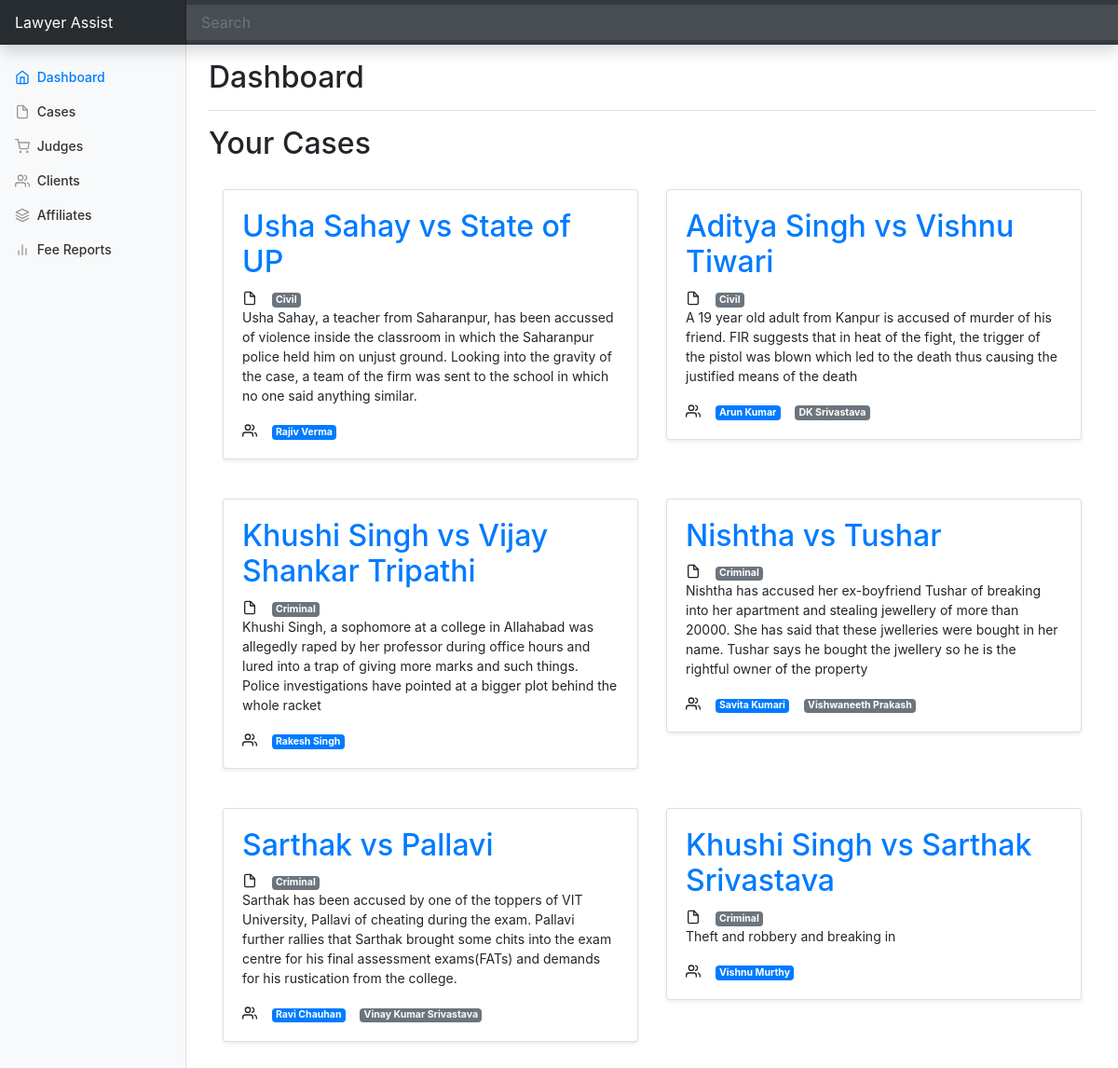
/dashboard/index.php, run on the app's committed database.
### tables this page shows
CREATE TABLE `cases` (
  `caseid` int(4) NOT NULL AUTO_INCREMENT,
  `caseyear` int(4) NOT NULL,
  `party1` varchar(55) NOT NULL,
  `party2` varchar(55) NOT NULL,
  `affiliatedcounsel` varchar(55) NOT NULL,
  `casedescription` varchar(1024) NOT NULL,
  PRIMARY KEY (`caseid`)
);

CREATE TABLE `case_con` (
  `caseid` int(4) NOT NULL,
  `casetype` varchar(44) NOT NULL
);

CREATE TABLE `court` (
  `courtid` int(4) NOT NULL AUTO_INCREMENT,
  `courtname` varchar(55) NOT NULL,
  `courttype` varchar(55) NOT NULL,
  `casesinthecourt` varchar(127) DEFAULT NULL,
  `court_description` varchar(511) NOT NULL,
  `court_priority` varchar(10) NOT NULL,
  PRIMARY KEY (`courtid`)
);

### dashboard/index.php (the view, shortened to what this page needs)
<!doctype html>
<html lang="en">
  <head>
<link href="../assets/dist/css/bootstrap.min.css" rel="stylesheet">
    <link href="dashboard.css" rel="stylesheet">
  </head>
  <body>
    <nav class="navbar navbar-dark sticky-top bg-dark flex-md-nowrap p-0 shadow">
  <a class="navbar-brand col-md-3 col-lg-2 mr-0 px-3" href="#">Lawyer Assist</a>
  <input class="form-control form-control-dark w-100" type="text" placeholder="Search" aria-label="Search">
</nav>
<div class="container-fluid">
  <div class="row">
    <nav id="sidebarMenu" class="col-md-3 col-lg-2 d-md-block bg-light sidebar collapse">
      <div class="sidebar-sticky pt-3">
        <ul class="nav flex-column">
          <li class="nav-item">
            <a class="nav-link active" href="#">
              <span data-feather="home"></span>
              Dashboard <span class="sr-only">(current)</span>
            </a>
          </li>
          <li class="nav-item">
            <a class="nav-link" href="readcases.php">
              <span data-feather="file"></span>
              Cases
            </a>
          </li>
          <li class="nav-item">
            <a class="nav-link" href="../album/judges.php">
              <span data-feather="shopping-cart"></span>
              Judges
            </a>
          </li>
          <li class="nav-item">
            <a class="nav-link" href="../album/client.php">
              <span data-feather="users"></span>
              Clients
            </a>
          </li>
          <li class="nav-item">
            <a class="nav-link" href="../album/affiliates.php">
              <span data-feather="layers"></span>
              Affiliates
            </a>
          </li>
          <li class="nav-item">
            <a class="nav-link" href="fees.php">
              <span data-feather="bar-chart-2"></span>
              Fee Reports
            </a>
          </li>
        </ul>
      </div>
    </nav>
    <main role="main" class="col-md-9 ml-sm-auto col-lg-10 px-md-4">
      <div class="d-flex justify-content-between flex-wrap flex-md-nowrap align-items-center pt-3 pb-2 mb-3 border-bottom">
        <h1 class="h2">Dashboard</h1>
      </div>
      <h2>Your Cases</h2></br>
      <div class="container">
        <div class="row">
      <?php
$servername = "localhost:8889";
$username = "root";
$password = "vashuhero1";
$dbname = "lawyer";
$conn = new mysqli($servername, $username, $password, $dbname);
$sql = "SELECT * FROM cases";
$result = $conn->query($sql);
if ($result->num_rows > 0) {
  while($row = $result->fetch_assoc()) {
    $id=$row['caseid'];
    $sql1 = "SELECT * FROM case_con WHERE caseid=$id";
    $result1 = $conn->query($sql1);
    $row1=$result1->fetch_assoc();
    $sql2 = "SELECT * FROM court WHERE casesinthecourt=$id";
    $result2 = $conn->query($sql2);
    $row2=$result2->fetch_assoc();
    echo '<div class="col-md-6">
          <div class="card mb-6 shadow-sm">
            <div class="card-body">
            <h2><a href=cases.php?id='.$id.'>'.$row[party1].' vs '.$row[party2].'</a></h2>
            <span data-feather="file"></span>&nbsp;&nbsp;&nbsp;
            <a href=casetype.php?casetype='.$row1['casetype'].'>'.'<span class="badge badge-secondary">'.$row1['casetype'].'</span></a>
            <p>'.$row['casedescription'].'</p>
            <span data-feather="users"></span>&nbsp;&nbsp;&nbsp;
            <span class="badge badge-primary">'.$row['affiliatedcounsel'].'</span>&nbsp;&nbsp;&nbsp;
            <a href=judge.php>'.'<span class="badge badge-secondary">'.$row2['courtname'].'</span></a>
            </div>
          </div>
          </br>
          </br>
        </div>';
  }
} else {
  echo "0 results";
}
?>
</div>
</div>
    </main>
  </div>
</div>
        <script src="dashboard.js"></script></body>
</html>

### dashboard/dashboard.css (style rules this page uses)
body { font-size: .875rem; }
.feather { width: 16px; height: 16px; vertical-align: text-bottom; }
.sidebar { position: fixed; top: 0; bottom: 0; left: 0; z-index: 100; padding: 48px 0 0; box-shadow: inset -1px 0 0 rgba(0, 0, 0, .1); }
.sidebar-sticky { position: relative; top: 0; height: calc(100vh - 48px); padding-top: .5rem; overflow-x: hidden; overflow-y: auto; }
.sidebar .nav-link { font-weight: 500; color: #333; }
.sidebar .nav-link .feather { margin-right: 4px; color: #999; }
.sidebar .nav-link.active { color: #007bff; }
.sidebar .nav-link:hover .feather, .sidebar .nav-link.active .feather { color: inherit; }
.navbar-brand { padding-top: .75rem; padding-bottom: .75rem; font-size: 1rem; background-color: rgba(0, 0, 0, .25); box-shadow: inset -1px 0 0 rgba(0, 0, 0, .25); }
.navbar .form-control { padding: .75rem 1rem; border-width: 0; border-radius: 0; }
.form-control-dark { color: #fff; background-color: rgba(255, 255, 255, .1); border-color: rgba(255, 255, 255, .1); }

### data on the page
cases: party1 "Usha Sahay", party2 "State of UP", case_con.casetype "Civil", casedescription "Usha Sahay, a teacher from Saharanpur, has been accussed of violence inside the classroom in which the Saharanpur police held him on unjust ground. Looking into the gravity of the case, a team of the firm was sent to the school in which no one said anything similar.", affiliatedcounsel "Rajiv Verma"
cases: party1 "Aditya Singh", party2 "Vishnu Tiwari", case_con.casetype "Civil", casedescription "A 19 year old adult from Kanpur is accused of murder of his friend. FIR suggests that in heat of the fight, the trigger of the pistol was blown which led to the death thus causing the justified means of the death", affiliatedcounsel "Arun Kumar", court.courtname "DK Srivastava"
cases: party1 "Khushi Singh", party2 "Vijay Shankar Tripathi", case_con.casetype "Criminal", casedescription "Khushi Singh, a sophomore at a college in Allahabad was allegedly raped by her professor during office hours and lured into a trap of giving more marks and such things. Police investigations have pointed at a bigger plot behind the whole racket", affiliatedcounsel "Rakesh Singh"
cases: party1 "Nishtha", party2 "Tushar", case_con.casetype "Criminal", casedescription "Nishtha has accused her ex-boyfriend Tushar of breaking into her apartment and stealing jewellery of more than 20000. She has said that these jwelleries were bought in her name. Tushar says he bought the jwellery so he is the rightful owner of the property", affiliatedcounsel "Savita Kumari", court.courtname "Vishwaneeth Prakash"
cases: party1 "Sarthak", party2 "Pallavi", case_con.casetype "Criminal", casedescription "Sarthak has been accused by one of the toppers of VIT University, Pallavi of cheating during the exam. Pallavi further rallies that Sarthak brought some chits into the exam centre for his final assessment exams(FATs) and demands for his rustication from the college.", affiliatedcounsel "Ravi Chauhan", court.courtname "Vinay Kumar Srivastava"
cases: party1 "Khushi Singh", party2 "Sarthak Srivastava", case_con.casetype "Criminal", casedescription "Theft and robbery and breaking in", affiliatedcounsel "Vishnu Murthy"
